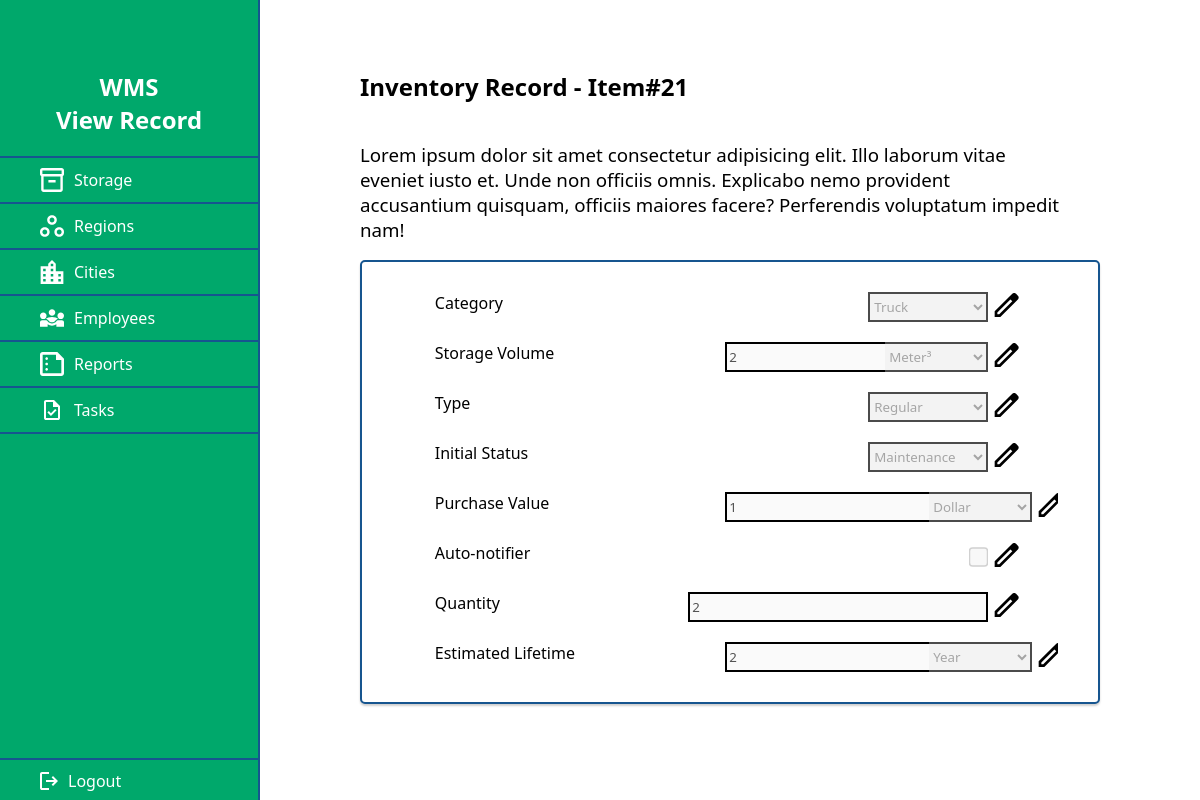
The app's page /view/storage/storage-view-record.php?id=21 (signed in), older data.
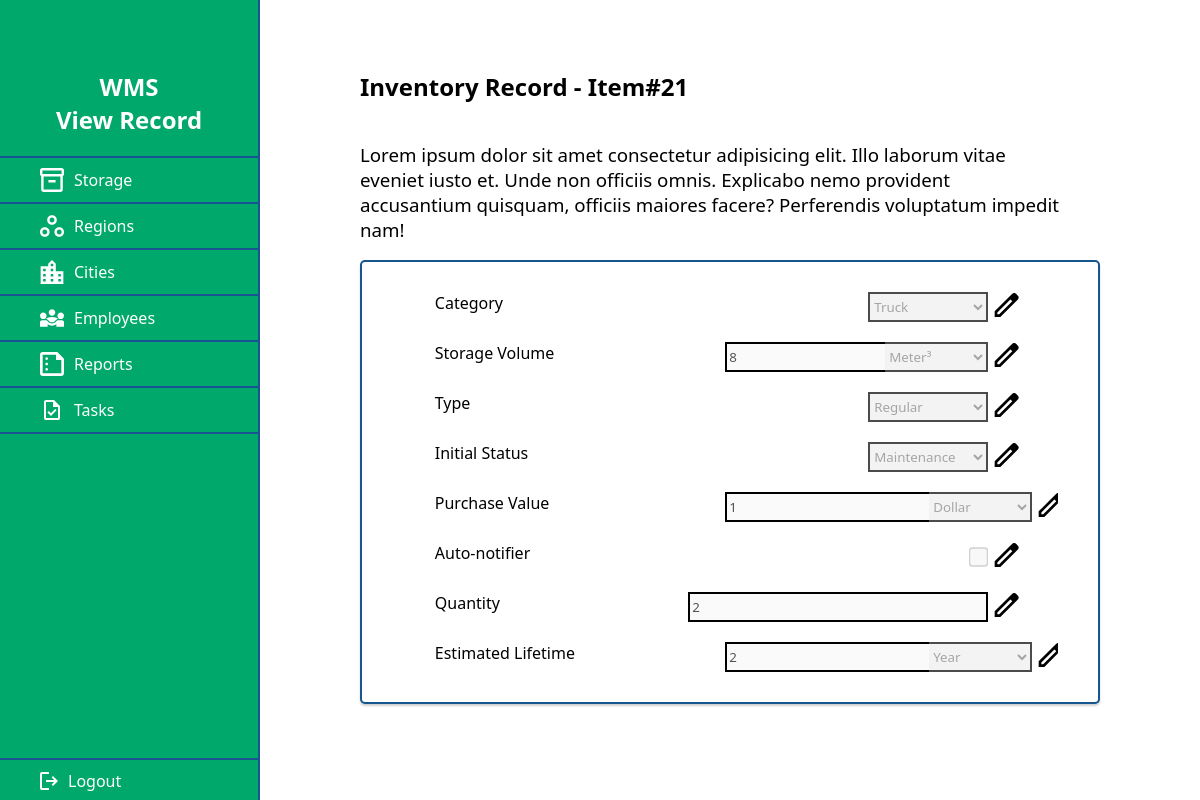
The same page, newer data.
### tables this page shows
CREATE TABLE `storage` (
  `id` int(11) NOT NULL,
  `category` varchar(100) NOT NULL,
  `volume` int(11) NOT NULL,
  `volume_unit` varchar(100) NOT NULL,
  `type` varchar(100) NOT NULL,
  `initial_status` varchar(100) NOT NULL,
  `value` int(11) NOT NULL,
  `value_unit` varchar(100) NOT NULL,
  `autonotifier` varchar(100) NOT NULL,
  `quantity` int(11) NOT NULL,
  `lifetime` int(11) NOT NULL,
  `lifetime_unit` varchar(100) NOT NULL,
  `temporary_storage` varchar(100) NOT NULL,
  `modification_date` date DEFAULT NULL
);

### controller/ControllerAuth.php (called while the page is built, shortened)
<?php
    class ControllerAuth
    {
        static function getRoot()
        {
            $isHTTPS = !empty($_SERVER['HTTPS']);
            $protocol = $isHTTPS ? 'https' : 'http';
            $host = $_SERVER['HTTP_HOST'];
            $root = $protocol . '://' . $host;
            return $root;
        }
    }
?>

### controller/ControllerStorage.php (called while the page is built, shortened)
<?php
class ControllerStorage
{
    private $entity;
    public function __construct()
    {
        $this->entity = new Storage();
    }
    public function getRecord($qs, $root)
    {
        $queryString = $qs;
        $queryArray = [];
        parse_str($queryString, $queryArray);
        $id = isset($queryArray['id']) ? $queryArray['id'] : "false";
        $isEdit = isset($queryArray['edit']) ? $queryArray['edit'] : "false";
        if (sizeof($queryArray) > 0 && $id != "false") {
            $record = $this->fetchRecord(intval($queryArray['id']))[0];
        }
        $record['isEdit'] = $isEdit;
        return $record;
    }
    private function fetchRecord($id)
    {
        $queryResult =  $this->entity->getById($id);
        if ($queryResult->num_rows > 0) {
            $fetchResult = $queryResult->fetch_all(MYSQLI_ASSOC);
            return $fetchResult;
        }
        return false;
    }
}

### model/Storage.php (called while the page is built, shortened)
<?php
class Storage
{
    private $db;
    private $table = 'storage';
    private $id = 'id';
    public function __construct()
    {
        $this->db = new Database();
    }
    public function getById($value)
    {
        try {
            $result = $this->db->queryRaw("SELECT * FROM $this->table WHERE $this->id = $value");
            return $result;
        } catch (Exception $e) {
            var_dump($e->getMessage());
            return $e;
        }
        return false;
    }
}

### database/index.php (called while the page is built, shortened)
<?php
class Database
{
    private $connection;
    public function __construct(String $username = Constants::DB_USER, String $password = Constants::DB_PASSWORD)
    {
        $this->connection = new mysqli(Constants::DB_HOST, $username, $password, Constants::DB_NAME);
    }
    public function queryRaw(String $query): mysqli_result|String
    {
        try {
            return $this->connection->query($query);
        } catch (Exception $e) {
            return $e->getMessage();
        }
    }
}
?>

### view/storage/storage-view-record.php (the view, shortened to what the changed rows need)
<?php
    $auth = new ControllerAuth();
    $controller = new ControllerStorage();
    $auth->checkAuth();
    $root = $auth->getRoot();
    $record = $controller->getRecord($_SERVER['QUERY_STRING'], $root);
    function checkIsEdit($record, $type = "disabled") {
        $output = ($record['isEdit'] == "false") ? $type : "";
        echo $output;
        return $output == "";
    };
    function editBtn($record, $id = "") {
        $btn = "
        <button class='change-loc' type='button' style='background-color: transparent; border: none;'>
            <svg width='25' height='24' viewBox='0 0 25 24' fill='none' xmlns='http://www.w3.org/2000/svg'>
                <path
                    d='M3.33341 21.3333H5.23342L18.2667 8.3L16.3667 6.4L3.33341 19.4333V21.3333ZM0.666748 24V18.3333L18.2667 0.766667C18.5334 0.522222 18.8279 0.333333 19.1501 0.2C19.4723 0.0666667 19.8112 0 20.1667 0C20.5223 0 20.8667 0.0666667 21.2001 0.2C21.5334 0.333333 21.8223 0.533333 22.0667 0.8L23.9001 2.66667C24.1667 2.91111 24.3612 3.2 24.4834 3.53333C24.6056 3.86667 24.6667 4.2 24.6667 4.53333C24.6667 4.88889 24.6056 5.22778 24.4834 5.55C24.3612 5.87222 24.1667 6.16667 23.9001 6.43333L6.33342 24H0.666748ZM17.3001 7.36667L16.3667 6.4L18.2667 8.3L17.3001 7.36667Z'
                    fill='black' />
            </svg>
        </button>";
        $output = $record['isEdit'] == "false" ? $btn : "";
        echo $output;
    }
    $setSelected = function ($propName, $result) use($record) {
        if (isset($record[$propName]) && $record[$propName] == $result) {
            echo "selected";
        }
    };
    $setValue = function ($propName) use($record) {
        if (isset($record[$propName])) {
            $res = $record[$propName];
            echo " value='$res'";
        }
    };
    $setChecked = function ($propName) use($record) {
        if (isset($record[$propName]) && $record[$propName] == "on") {
            echo " checked";
        }
    };
?>
<!DOCTYPE html>
<html lang="en">
    <head>
        <link rel="stylesheet" href="../../css/index.css">
    </head>
    <body>
        <?php include("../header.php"); ?>
        <main class="storage-main">
            <h2 class="storage-header">Inventory Record - Item#<?php echo $record['id']?></h2>
            <section class="storage-subheader-wrapper">
                <h3 class="storage-subheader" style="max-width: 700px; font-weight: 500;"></h3>
            </section>
            <section class="storage-form-wrapper">
                <form class="storage-form" id="storage-form" action="../../utils/submission.php" method="POST">
                    <div class="storage-form-lines-wrapper">
                        <div class="storage-form-line">
                            <label for="storage-category">Category</label>
                            <select name="storage-category" id="storage-category" style="width: 120px;" required <?php checkIsEdit($record) ?>>
                                <option value="truck" <?php $setSelected('category', 'truck') ?>>Truck</option>
                            </select>
                            <?php editBtn($record) ?>
                        </div>
                        <div class="storage-form-line">
                            <div style="width: 300px; text-align: end; display: flex;">
                                <input name="storage-volume" id="storage-volume" type="number" min="1" max="4000" style="flex-grow: 1;" required <?php checkIsEdit($record); $setValue('volume'); ?>>
                                <select name="storage-volume-unit" id="storage-volume-unit" required <?php checkIsEdit($record) ?>>
                                    <option value="cubicmeter" <?php $setSelected('volume_unit', 'cubicmeter') ?>>Meter&sup3;</option>
                                </select>
                            </div>
                        </div>
                        <div class="storage-form-line">
                            <label for="storage-type">Type</label>
                            <select name="storage-type" id="storage-type" style="width: 120px;" required <?php checkIsEdit($record) ?>>
                                <option value="regular" <?php $setSelected('type', 'regular') ?>>Regular</option>
                            </select>
                        </div>
                        <div class="storage-form-line">
                            <label for="storage-initial-status">Initial Status</label>
                            <select name="storage-initial-status" id="storage-initial-status" style="width: 120px;" required <?php checkIsEdit($record) ?>>
                                <option value="maintenance" <?php $setSelected('initial_status', 'maintenance') ?>>Maintenance</option>
                            </select>
                        </div>
                        <div class="storage-form-line">
                            <div style="width: 300px; text-align: end; display: flex;">
                                <input name="storage-value" id="storage-value" type="number" min="1" style="flex-grow: 1;" required <?php checkIsEdit($record); $setValue('value');  ?>>
                                <select name="storage-value-unit" id="storage-value-unit" required <?php checkIsEdit($record) ?>>
                                    <option <?php $setSelected('value_unit', 'dollar') ?> value="dollar">Dollar</option>
                                </select>
                            </div>
                        </div>
                        <div class="storage-form-line">
                            <label for="storage-notifier">Auto-notifier</label>
                            <input type="checkbox" name="storage-notifier" id="storage-notifier" <?php checkIsEdit($record); $setChecked('autonotifier');  ?>>
                        </div>
                        <div class="storage-form-line">
                            <label for="storage-quantity">Quantity</label>
                            <input type="number" min="1" name="storage-quantity" id="storage-quantity" style="width: 300px" required <?php checkIsEdit($record); $setValue('quantity');  ?>>
                        </div>
                        <div class="storage-form-line">
                            <div style="width: 300px; text-align: end; display: flex;">
                                <input name="storage-estimated-lifetime" id="storage-estimated-lifetime" type="number" min="1" style="flex-grow: 1;" required <?php checkIsEdit($record); $setValue('lifetime'); ?>>
                                <select name="storage-estimated-lifetime-unit" id="storage-estimated-lifetime-unit" required <?php checkIsEdit($record) ?>>
                                    <option <?php $setSelected('lifetime_unit', 'year') ?> value="year">Year</option>
                                </select>
                            </div>
                        </div>
                    </div>
                </form>
            </section>
            <div style="width: 100%; padding-top: 20px; margin: auto;">
            </div>
        </main>
    </body>
</html>

Row changes from the older to the newer data that the page shows:
changed storage "Truck": storage-volume "2" → "8"
